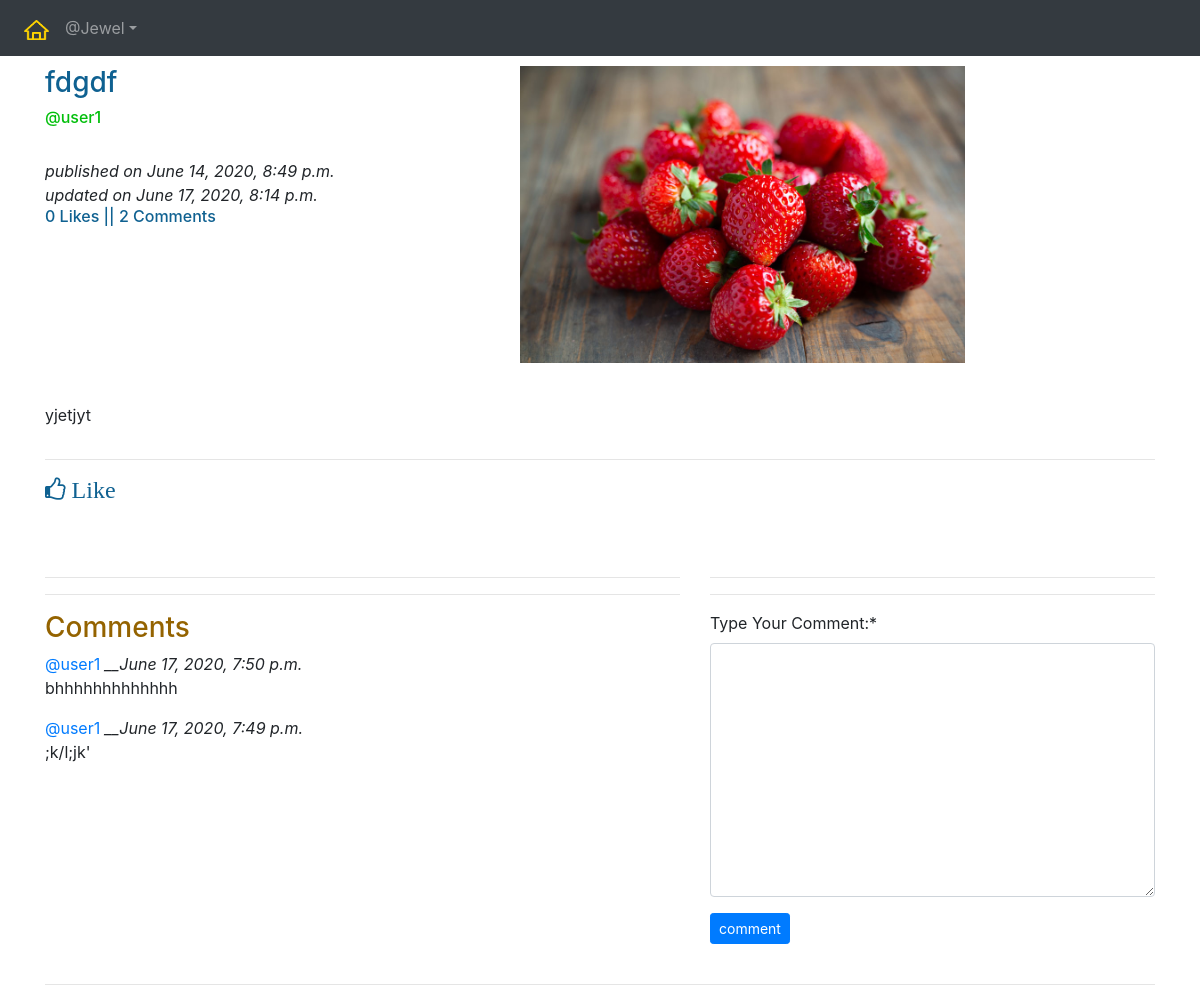
Page /blogs/details/fdgdf-5689f37e-7f61-4ffe-808f-e05c9e903e06 (signed in) on the committed database.
### app_blog/models.py (models this page shows, shortened)
class Blog(models.Model):
    author = models.ForeignKey(User, on_delete=models.CASCADE, related_name='post_author')
    blog_title = models.CharField(max_length=264, verbose_name="Add a Title")
    slug = models.SlugField(max_length=264, unique=True)
    blog_content = models.TextField(verbose_name="what is on your mind?")
    blog_image = models.ImageField(upload_to='blog_images', verbose_name="Blog Image")
    publish_date = models.DateTimeField(auto_now_add=True)
    update_date = models.DateTimeField(auto_now=True)
    """
    class Meta:
        ordering = ['-publish_date'] #another way of oredring by objects instead of queryset
    """

class Comment(models.Model):
    blog = models.ForeignKey(Blog, on_delete=models.CASCADE, related_name='blog_comments')
    user = models.ForeignKey(User,on_delete=models.CASCADE, related_name='user_comments')
    comment = models.TextField(verbose_name="Type Your Comment:")
    comment_date = models.DateTimeField(auto_now_add=True)
    class Meta:
        ordering = ['-comment_date']

### app_blog/views.py (the view, shortened to what this page needs)
# urls.py: path('details/<slug>', views.blog_details, name='blog_details'),
@login_required
def blog_details(request, slug):
    blog = Blog.objects.get(slug=slug)
    comment_form = commentForm()
    already_liked = Like.objects.filter(blog=blog, user=request.user)
    if already_liked:
        liked = True
    else:
        liked = False
    diction = {'blog': blog, 'comment_form': comment_form, 'liked': liked}
    return render(request, 'app_blog/blog_details.html', context=diction)

### app_blog/forms.py
class commentForm(forms.ModelForm):
    class Meta:
        model = Comment
        fields = ('comment', )

### templates/app_blog/blog_details.html (shortened to what this page needs)
{% extends 'base.html' %}
{% load crispy_forms_tags %}
{% block bodyblock %}
    <div class="row">
        <div class="col-sm-5">
            <h3 style="color:#0f6191">{{blog.blog_title}}</h3>
            <h6 style="color:#02bf0b">@{{blog.author}}</h6><br>
            <i>published on {{blog.publish_date}}</i><br>
            <i>updated on {{blog.update_date}}</i>
            <h6 style="color:#0f6191">{{blog.liked_blog.count}} Likes || {{blog.blog_comments.count}} Comments</h6>
        </div>
        <div class="col-sm-5">
        <img src="/media/{{blog.blog_image}}" alt="{{blog.blog_title}}" title="{{blog.blog_title}}" width="100%">
        </div>
        <div class='col-sm-1'></div>
        <div class="col-sm-10">
        <br><p>{{blog.blog_content|linebreaks}}</p>
        </div>
        <div class='col-sm-1'></div>
    </div>
    <hr>
    {% if liked %}
    <a href="{% url 'app_blog:unliked' pk=blog.pk %}">
        <h4 style="color:#0f6191"><i class="fa fa-thumbs-o-down fa" aria-hidden="true"> Unlike</i></h4>
    </a>
    {% else %}
    <a href="{% url 'app_blog:liked' pk=blog.pk %}">
        <h4 style="color:#0f6191"><i class="fa fa-thumbs-o-up fa" aria-hidden="true"> Like</i></h4>
    </a>
    {% endif %}
    <br>
    <br>
    <div class="row">
        <div class="col-sm-7">
        <hr>
        <hr>
            <h3 style="color:#946300">Comments</h3>
            {% for comment in blog.blog_comments.all %}
            <a href="#">@{{comment.user}}</a> <i>__{{comment.comment_date}}</i><br>
            <p>{{comment.comment}}</p>
            {% endfor %}
            <br>
        </div>
        <div class="col-sm-5">
            <hr>
            <hr>
            <form method="POST">
                {{comment_form|crispy}}
                <button class="btn btn-primary btn-sm">comment</button>
                <br><br>
            </form>
        </div>
    </div>
    <hr>
{% endblock bodyblock %}

### templates/base.html (shortened to what this page needs)
<!DOCTYPE html>
<html lang="en">
<head>
  <link rel="stylesheet" href="https://maxcdn.bootstrapcdn.com/bootstrap/4.4.1/css/bootstrap.min.css">
  <link href="https://maxcdn.bootstrapcdn.com/font-awesome/4.7.0/css/font-awesome.min.css" rel="stylesheet">
</head>
<body>
    <nav class="navbar navbar-expand-sm bg-dark navbar-dark" text-align="center">
        <ul class="navbar-nav">
            <li class= "nav-item">
                <a class="nav-link" href="{% url 'index'%}"><img src="/media/logo.png" width="25px" height="20px"></a>
            </li>
            {% if user.is_authenticated %}
            <div class="nav-item dropdown">
            <a href="#" class="nav-link dropdown-toggle" id="navdrop" data-toggle="dropdown">@{{user.username}}</a>
            </div>
            {% endif %}
        </ul>
    </nav>
    <div class="container" style="padding-top:10px">
        {% block bodyblock %}
        {% endblock bodyblock %}
    </div>
</body>
</html>

### rows in the picture
Blog: blog_title "fdgdf", author "user1", publish_date "June 14, 2020, 8:49 p.m.", update_date "June 17, 2020, 8:14 p.m.", liked_blog.count "0", blog_comments.count "2", blog_image (picture), blog_content "yjetjyt"
Comment: user "user1", comment_date "June 17, 2020, 7:50 p.m.", comment "bhhhhhhhhhhhhh"
Comment: user "user1", comment_date "June 17, 2020, 7:49 p.m.", comment ";k/l;jk'"

### other values in the picture
{{ user.username }} "Jewel"
